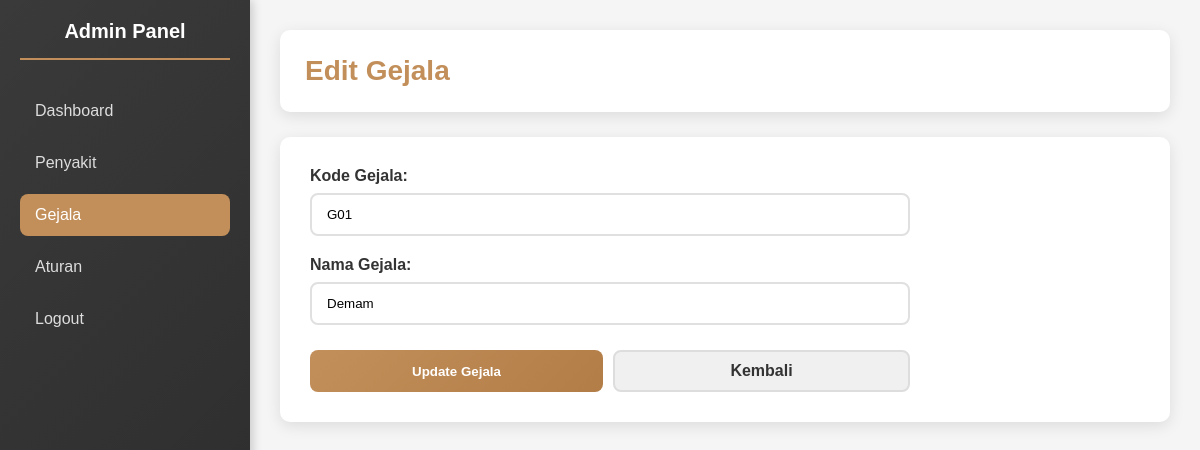
Before: /admin/symtomp_edit.php?id=1 with the older database file.
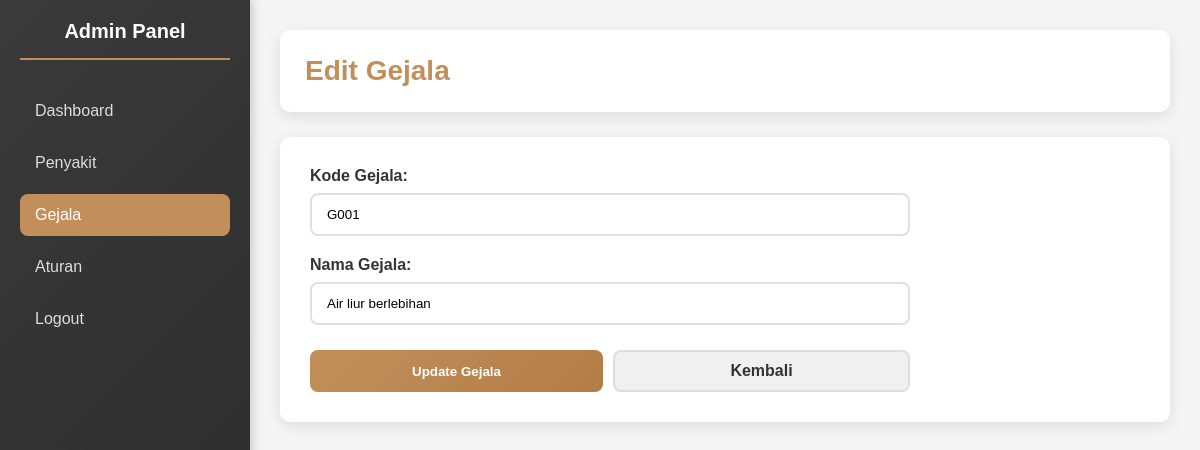
After: the same page with the newer database file.
### tables this page shows
CREATE TABLE symptom (
    id INT AUTO_INCREMENT PRIMARY KEY,
    code VARCHAR(10),
    name VARCHAR(200)
);

### admin/symtomp_edit.php (the view, shortened to what this page needs)
<?php
require_once "../inc/config.php";
$id = $_GET['id'] ?? null;
$stmt = $pdo->prepare("SELECT * FROM symptom WHERE id = ?");
$stmt->execute([$id]);
$symptom = $stmt->fetch(PDO::FETCH_ASSOC);
?>
<!DOCTYPE html>
<html>
<head>
    <link rel="stylesheet" href="../assets/admin/style.css">
</head>
<body>
<div class="sidebar">
    <h2>Admin Panel</h2>
    <nav>
        <a href="dashboard.php">Dashboard</a>
        <a href="diseases.php">Penyakit</a>
        <a href="symtomps.php" class="active">Gejala</a>
        <a href="rules.php">Aturan</a>
        <a href="logout.php">Logout</a>
    </nav>
</div>
<div class="main-content">
    <div class="header">
        <h1>Edit Gejala</h1>
    </div>
    <div class="container">
        <form method="POST" class="form">
            <div class="form-group">
                <label for="code">Kode Gejala:</label>
                <input type="text" id="code" name="code" placeholder="Contoh: G01" value="<?php echo htmlspecialchars($symptom['code']); ?>" required>
            </div>
            <div class="form-group">
                <label for="name">Nama Gejala:</label>
                <input type="text" id="name" name="name" placeholder="Contoh: Demam" value="<?php echo htmlspecialchars($symptom['name']); ?>" required>
            </div>
            <div class="form-actions">
                <button type="submit" class="btn btn-primary">Update Gejala</button>
                <a href="symtomps.php" class="btn btn-secondary">Kembali</a>
            </div>
        </form>
    </div>
</div>
</body>
</html>

Changed rows visible on the page:
changed symptom: code "G01" → "G001"; name "Demam" → "Air liur berlebihan"
